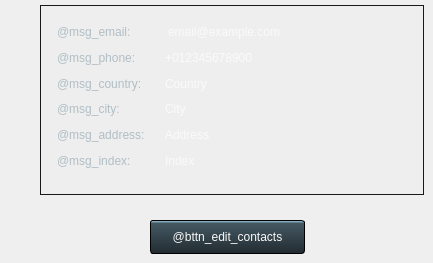
       <widget class="QWidget" name="page_contacts">
        <widget class="QWidget" name="block_menu" native="true">
         <property name="enabled">
          <bool>true</bool>
         </property>
         <property name="geometry">
          <rect>
           <x>40</x>
           <y>5</y>
           <width>384</width>
           <height>190</height>
          </rect>
         </property>
         <property name="minimumSize">
          <size>
           <width>384</width>
           <height>190</height>
          </size>
         </property>
         <property name="maximumSize">
          <size>
           <width>384</width>
           <height>190</height>
          </size>
         </property>
         <property name="styleSheet">
          <string notr="true">#block_menu {
    background-color: rgba(225, 225, 225, 15);
    border: 1px solid #191919;
}
QLabel {
    color: #fafafa;
	font: 14px &quot;Open Sans&quot;;
}
</string>
         </property>
         <layout class="QGridLayout" name="gridLayout" columnstretch="0,1">
          <property name="leftMargin">
           <number>17</number>
          </property>
          <property name="topMargin">
           <number>20</number>
          </property>
          <property name="rightMargin">
           <number>17</number>
          </property>
          <property name="bottomMargin">
           <number>20</number>
          </property>
          <property name="horizontalSpacing">
           <number>20</number>
          </property>
          <property name="verticalSpacing">
           <number>5</number>
          </property>
          <item row="0" column="0" alignment="Qt::AlignLeft|Qt::AlignTop">
           <widget class="QLabel" name="msg_email">
            <property name="styleSheet">
             <string notr="true">QLabel {
    color: #b0bec5;
}</string>
            </property>
            <property name="text">
             <string>@msg_email:</string>
            </property>
           </widget>
          </item>
          <item row="1" column="0" alignment="Qt::AlignLeft|Qt::AlignTop">
           <widget class="QLabel" name="msg_phone">
            <property name="styleSheet">
             <string notr="true">QLabel {
    color: #b0bec5;
}</string>
            </property>
            <property name="text">
             <string>@msg_phone:</string>
            </property>
           </widget>
          </item>
          <item row="1" column="1" alignment="Qt::AlignLeft|Qt::AlignTop">
           <widget class="QLabel" name="info_phone">
            <property name="text">
             <string notr="true">+012345678900</string>
            </property>
           </widget>
          </item>
          <item row="2" column="0" alignment="Qt::AlignLeft|Qt::AlignTop">
           <widget class="QLabel" name="msg_country">
            <property name="styleSheet">
             <string notr="true">QLabel {
    color: #b0bec5;
}</string>
            </property>
            <property name="text">
             <string>@msg_country:</string>
            </property>
            <property name="alignment">
             <set>Qt::AlignLeading|Qt::AlignLeft|Qt::AlignTop</set>
            </property>
           </widget>
          </item>
          <item row="2" column="1" alignment="Qt::AlignLeft|Qt::AlignTop">
           <widget class="QLabel" name="info_country">
            <property name="text">
             <string notr="true">Country</string>
            </property>
           </widget>
          </item>
          <item row="3" column="0" alignment="Qt::AlignLeft|Qt::AlignTop">
           <widget class="QLabel" name="msg_city">
            <property name="styleSheet">
             <string notr="true">QLabel {
    color: #b0bec5;
}</string>
            </property>
            <property name="text">
             <string>@msg_city:</string>
            </property>
            <property name="alignment">
             <set>Qt::AlignLeading|Qt::AlignLeft|Qt::AlignTop</set>
            </property>
           </widget>
          </item>
          <item row="3" column="1" alignment="Qt::AlignLeft|Qt::AlignTop">
           <widget class="QLabel" name="info_city">
            <property name="text">
             <string notr="true">City</string>
            </property>
           </widget>
          </item>
          <item row="4" column="1" alignment="Qt::AlignLeft|Qt::AlignTop">
           <widget class="QLabel" name="info_address">
            <property name="text">
             <string notr="true">Address</string>
            </property>
           </widget>
          </item>
          <item row="5" column="1" alignment="Qt::AlignLeft|Qt::AlignTop">
           <widget class="QLabel" name="info_index">
            <property name="text">
             <string notr="true">Index</string>
            </property>
           </widget>
          </item>
          <item row="4" column="0" alignment="Qt::AlignLeft|Qt::AlignTop">
           <widget class="QLabel" name="msg_address">
            <property name="styleSheet">
             <string notr="true">QLabel {
    color: #b0bec5;
}</string>
            </property>
            <property name="text">
             <string>@msg_address:</string>
            </property>
            <property name="alignment">
             <set>Qt::AlignLeading|Qt::AlignLeft|Qt::AlignTop</set>
            </property>
           </widget>
          </item>
          <item row="5" column="0" alignment="Qt::AlignLeft|Qt::AlignTop">
           <widget class="QLabel" name="msg_index">
            <property name="styleSheet">
             <string notr="true">QLabel {
    color: #b0bec5;
}</string>
            </property>
            <property name="text">
             <string>@msg_index:</string>
            </property>
            <property name="alignment">
             <set>Qt::AlignLeading|Qt::AlignLeft|Qt::AlignTop</set>
            </property>
           </widget>
          </item>
          <item row="0" column="1" alignment="Qt::AlignLeft|Qt::AlignTop">
           <widget class="QLabel" name="info_email">
            <property name="toolTip">
             <string>@Tooltip_Myaccount_email_not_verified_70</string>
            </property>
            <property name="styleSheet">
             <string notr="true">QLabel {
    padding-right: 20px;
	background-image: url(:/textures/Common/icons/icon1x2_ok_error.png);
	background-position: right top;
	background-repeat: no-repeat;
	background-attachment: fixed;
	background-origin: border;
}

QLabel[verified=true] {
padding-top: 2px;
margin-top: -2px;
}
QLabel[verified=false] {
padding-top: 26px;
margin-top: -26px;
}</string>
            </property>
            <property name="text">
             <string notr="true">email@example.com</string>
            </property>
            <property name="verified" stdset="0">
             <bool>false</bool>
            </property>
           </widget>
          </item>
         </layout>
        </widget>
        <widget class="QPushButton" name="bttn_edit_contacts">
         <property name="geometry">
          <rect>
           <x>150</x>
           <y>220</y>
           <width>155</width>
           <height>34</height>
          </rect>
         </property>
         <property name="sizePolicy">
          <sizepolicy hsizetype="Fixed" vsizetype="Fixed">
           <horstretch>0</horstretch>
           <verstretch>0</verstretch>
          </sizepolicy>
         </property>
         <property name="minimumSize">
          <size>
           <width>155</width>
           <height>34</height>
          </size>
         </property>
         <property name="maximumSize">
          <size>
           <width>155</width>
           <height>34</height>
          </size>
         </property>
         <property name="cursor">
          <cursorShape>PointingHandCursor</cursorShape>
         </property>
         <property name="styleSheet">
          <string notr="true">QPushButton{
	background-color: qlineargradient(spread:pad, x1:0, y1:1, x2:0, y2:0, stop:0 rgba(34, 43, 49, 255), stop:0.93 rgba(69, 89, 99, 255), stop:0.95 rgba(131, 171, 190, 255), stop:1 rgba(131, 171, 190, 255));
border: 1px solid black;
border-radius: 3px;
font: 14px &quot;Open Sans&quot;;
color: #fafafa;
}

QPushButton:hover {
background-color: qlineargradient(spread:pad, x1:0, y1:1, x2:0, y2:0, stop:0 rgba(55, 155, 133, 215), stop:0.33 rgba(24, 69, 62, 225), stop:0.94 rgba(69, 89, 99, 255), stop:0.95 rgba(121, 131, 150, 255), stop:1 rgba(131, 171, 190, 255));
}

QPushButton:pressed{
	background-color: qlineargradient(spread:pad, x1:0, y1:1, x2:0, y2:0, stop:0 rgba(21, 13, 14, 255), stop:0.93 rgba(3, 4, 2, 255), stop:0.95 rgba(33, 36, 41, 255), stop:1 rgba(41, 41, 44, 255));
}</string>
         </property>
         <property name="text">
          <string>@bttn_edit_contacts</string>
         </property>
        </widget>
       </widget>
